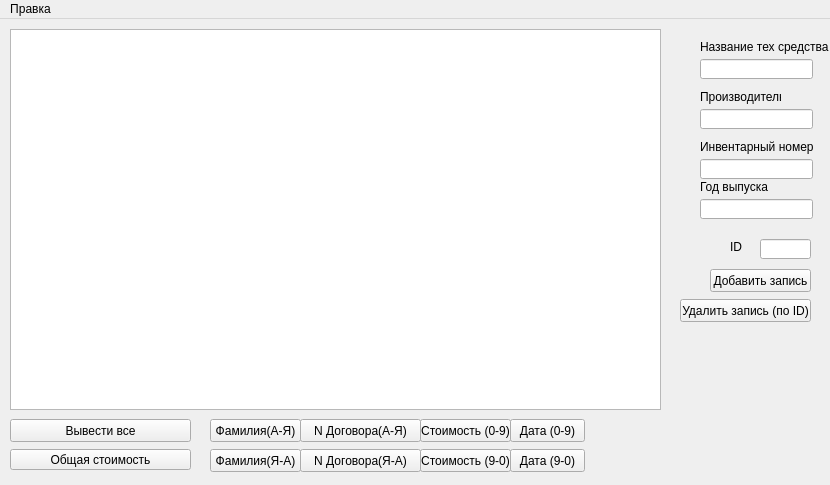
<?xml version="1.0" encoding="UTF-8"?>
<ui version="4.0">
 <class>MainWindow</class>
 <widget class="QMainWindow" name="MainWindow">
  <property name="enabled">
   <bool>true</bool>
  </property>
  <property name="geometry">
   <rect>
    <x>0</x>
    <y>0</y>
    <width>830</width>
    <height>485</height>
   </rect>
  </property>
  <property name="sizePolicy">
   <sizepolicy hsizetype="Fixed" vsizetype="Fixed">
    <horstretch>0</horstretch>
    <verstretch>0</verstretch>
   </sizepolicy>
  </property>
  <property name="minimumSize">
   <size>
    <width>830</width>
    <height>485</height>
   </size>
  </property>
  <property name="maximumSize">
   <size>
    <width>830</width>
    <height>485</height>
   </size>
  </property>
  <property name="windowTitle">
   <string>MainWindow</string>
  </property>
  <widget class="QWidget" name="centralWidget">
   <widget class="QTableView" name="tableView">
    <property name="geometry">
     <rect>
      <x>10</x>
      <y>10</y>
      <width>651</width>
      <height>381</height>
     </rect>
    </property>
   </widget>
   <widget class="QLineEdit" name="lineEditname">
    <property name="geometry">
     <rect>
      <x>700</x>
      <y>40</y>
      <width>113</width>
      <height>20</height>
     </rect>
    </property>
   </widget>
   <widget class="QLineEdit" name="lineEditOrdNum">
    <property name="geometry">
     <rect>
      <x>700</x>
      <y>90</y>
      <width>113</width>
      <height>20</height>
     </rect>
    </property>
   </widget>
   <widget class="QLineEdit" name="lineEditID">
    <property name="geometry">
     <rect>
      <x>760</x>
      <y>220</y>
      <width>51</width>
      <height>20</height>
     </rect>
    </property>
   </widget>
   <widget class="QPushButton" name="allDataViewButton">
    <property name="geometry">
     <rect>
      <x>10</x>
      <y>400</y>
      <width>181</width>
      <height>23</height>
     </rect>
    </property>
    <property name="text">
     <string>Вывести все</string>
    </property>
   </widget>
   <widget class="QPushButton" name="pushButtonRem">
    <property name="geometry">
     <rect>
      <x>680</x>
      <y>280</y>
      <width>131</width>
      <height>23</height>
     </rect>
    </property>
    <property name="text">
     <string>Удалить запись (по ID)</string>
    </property>
   </widget>
   <widget class="QPushButton" name="numberOfSec">
    <property name="geometry">
     <rect>
      <x>10</x>
      <y>430</y>
      <width>181</width>
      <height>21</height>
     </rect>
    </property>
    <property name="text">
     <string>Общая стоимость</string>
    </property>
   </widget>
   <widget class="QPushButton" name="pushButtonAdd">
    <property name="geometry">
     <rect>
      <x>710</x>
      <y>250</y>
      <width>101</width>
      <height>23</height>
     </rect>
    </property>
    <property name="text">
     <string>Добавить запись</string>
    </property>
   </widget>
   <widget class="QLabel" name="label">
    <property name="geometry">
     <rect>
      <x>700</x>
      <y>20</y>
      <width>131</width>
      <height>16</height>
     </rect>
    </property>
    <property name="text">
     <string>Название тех средства</string>
    </property>
   </widget>
   <widget class="QLabel" name="label_2">
    <property name="geometry">
     <rect>
      <x>700</x>
      <y>70</y>
      <width>81</width>
      <height>16</height>
     </rect>
    </property>
    <property name="text">
     <string>Производитель</string>
    </property>
   </widget>
   <widget class="QLabel" name="label_3">
    <property name="geometry">
     <rect>
      <x>730</x>
      <y>220</y>
      <width>16</width>
      <height>16</height>
     </rect>
    </property>
    <property name="text">
     <string>ID</string>
    </property>
   </widget>
   <widget class="QLineEdit" name="lineEditCost">
    <property name="geometry">
     <rect>
      <x>700</x>
      <y>140</y>
      <width>113</width>
      <height>20</height>
     </rect>
    </property>
   </widget>
   <widget class="QLineEdit" name="lineEdityear">
    <property name="geometry">
     <rect>
      <x>700</x>
      <y>180</y>
      <width>113</width>
      <height>20</height>
     </rect>
    </property>
   </widget>
   <widget class="QLabel" name="label_4">
    <property name="geometry">
     <rect>
      <x>700</x>
      <y>120</y>
      <width>121</width>
      <height>16</height>
     </rect>
    </property>
    <property name="text">
     <string>Инвентарный номер</string>
    </property>
   </widget>
   <widget class="QLabel" name="label_5">
    <property name="geometry">
     <rect>
      <x>700</x>
      <y>160</y>
      <width>111</width>
      <height>16</height>
     </rect>
    </property>
    <property name="text">
     <string>Год выпуска</string>
    </property>
   </widget>
   <widget class="QPushButton" name="NameAZ">
    <property name="geometry">
     <rect>
      <x>210</x>
      <y>400</y>
      <width>91</width>
      <height>23</height>
     </rect>
    </property>
    <property name="text">
     <string>Фамилия(А-Я)</string>
    </property>
   </widget>
   <widget class="QPushButton" name="NameZA">
    <property name="geometry">
     <rect>
      <x>210</x>
      <y>430</y>
      <width>91</width>
      <height>23</height>
     </rect>
    </property>
    <property name="text">
     <string>Фамилия(Я-А)</string>
    </property>
   </widget>
   <widget class="QPushButton" name="OrdNumAZ">
    <property name="geometry">
     <rect>
      <x>300</x>
      <y>400</y>
      <width>121</width>
      <height>23</height>
     </rect>
    </property>
    <property name="text">
     <string>N Договора(А-Я)</string>
    </property>
   </widget>
   <widget class="QPushButton" name="OrdNumZA">
    <property name="geometry">
     <rect>
      <x>300</x>
      <y>430</y>
      <width>121</width>
      <height>23</height>
     </rect>
    </property>
    <property name="text">
     <string>N Договора(Я-А)</string>
    </property>
   </widget>
   <widget class="QPushButton" name="Cost09">
    <property name="geometry">
     <rect>
      <x>420</x>
      <y>400</y>
      <width>91</width>
      <height>23</height>
     </rect>
    </property>
    <property name="text">
     <string>Стоимость (0-9)</string>
    </property>
   </widget>
   <widget class="QPushButton" name="Cost09_2">
    <property name="geometry">
     <rect>
      <x>420</x>
      <y>430</y>
      <width>91</width>
      <height>23</height>
     </rect>
    </property>
    <property name="text">
     <string>Стоимость (9-0)</string>
    </property>
   </widget>
   <widget class="QPushButton" name="Year09">
    <property name="geometry">
     <rect>
      <x>510</x>
      <y>400</y>
      <width>75</width>
      <height>23</height>
     </rect>
    </property>
    <property name="text">
     <string>Дата (0-9)</string>
    </property>
   </widget>
   <widget class="QPushButton" name="Year90">
    <property name="geometry">
     <rect>
      <x>510</x>
      <y>430</y>
      <width>75</width>
      <height>23</height>
     </rect>
    </property>
    <property name="text">
     <string>Дата (9-0)</string>
    </property>
   </widget>
  </widget>
  <widget class="QMenuBar" name="menuBar">
   <property name="geometry">
    <rect>
     <x>0</x>
     <y>0</y>
     <width>830</width>
     <height>21</height>
    </rect>
   </property>
   <widget class="QMenu" name="menu">
    <property name="title">
     <string>Правка</string>
    </property>
    <addaction name="action"/>
   </widget>
   <addaction name="menu"/>
  </widget>
  <action name="action">
   <property name="text">
    <string>Сортировка</string>
   </property>
  </action>
 </widget>
 <layoutdefault spacing="6" margin="11"/>
 <resources/>
 <connections/>
</ui>
